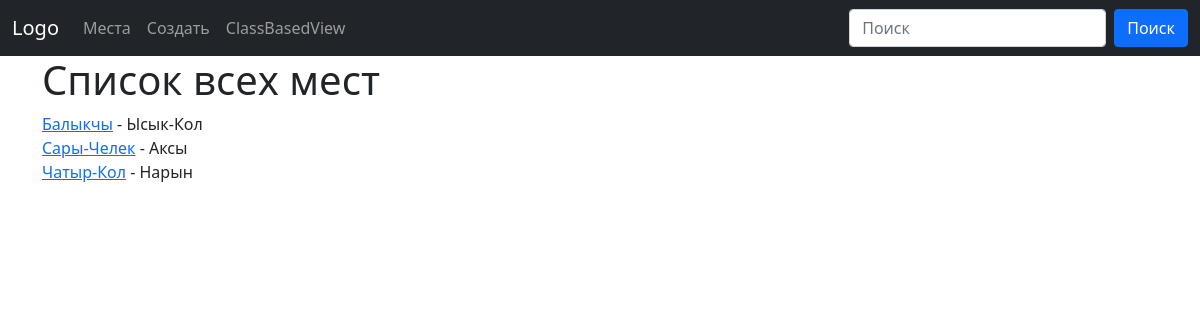
The app's page /places/, older data.
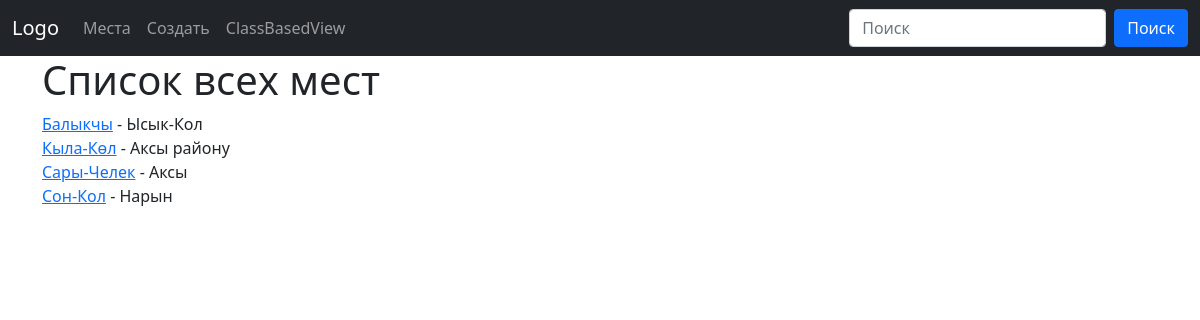
The same page, newer data.
### places/models.py (models this page shows, shortened)
class Place(models.Model):
    user = models.ForeignKey(to=User, on_delete=models.SET_NULL, null=True, blank=True)
    name = models.CharField(max_length=255)
    location = models.CharField(max_length=255)
    description = models.TextField(null=True, blank=True)
    created_at = models.DateField(auto_now_add=True)
    updated_at = models.DateField(auto_now=True)
    views_count = models.IntegerField(default=0)
    is_publicated = models.BooleanField(default=True)
    class Meta:
        verbose_name = 'место'
        verbose_name_plural = 'Места'
        ordering = ['name']

### places/views.py (the view)
# urls.py: path('places/', include('places.urls')),
def places(request):
    place_obj = Place.objects.all() #selec from *
    return render(request, 'places/places.html', {'places' : place_obj})

### places/templates/places/places.html
{% extends 'base.html' %}
{% block page %}
    <h1>Список всех мест</h1>
    {% for place in places %}
        <div><a href="{% url 'place' place.id %}">{{place.name}}</a> - {{place.location}}</div>
    {% endfor %}
{% endblock %}

### core/templates/base.html (shortened to what this page needs)
<!DOCTYPE html>
<html lang="en">
<head>
    <link href="https://cdn.jsdelivr.net/npm/bootstrap@5.1.3/dist/css/bootstrap.min.css" rel="stylesheet">
</head>
<body>
    <nav class="navbar navbar-expand-sm navbar-dark bg-dark">
        <div class="container-fluid">
          <a class="navbar-brand" href="{% url 'homepage' %}">Logo</a>
          <div class="collapse navbar-collapse" id="mynavbar">
            <ul class="navbar-nav me-auto">
              <li class="nav-item">
                <a class="nav-link" href="{% url 'places-list' %}">Места</a>
              </li>
              <li class="nav-item">
                <a class="nav-link" href="{% url 'create-place' %}">Создать</a>
              </li>
              <li class="nav-item">
                <a class="nav-link" href="{% url 'cbv' %}">ClassBasedView</a>
              </li>
            </ul>
            <form class="d-flex">
              <input class="form-control me-2" type="text" placeholder="Поиск">
              <button class="btn btn-primary" type="button">Поиск</button>
            </form>
          </div>
        </div>
      </nav>
      <div class="container">
        {% block page %}
        {% endblock %}
      </div>
</body>
</html>

Row changes from the older to the newer data that the page shows:
removed Place: name "Чатыр-Кол", location "Нарын"
added Place: name "Кыла-Көл", location "Аксы району"
added Place: name "Сон-Кол", location "Нарын"
